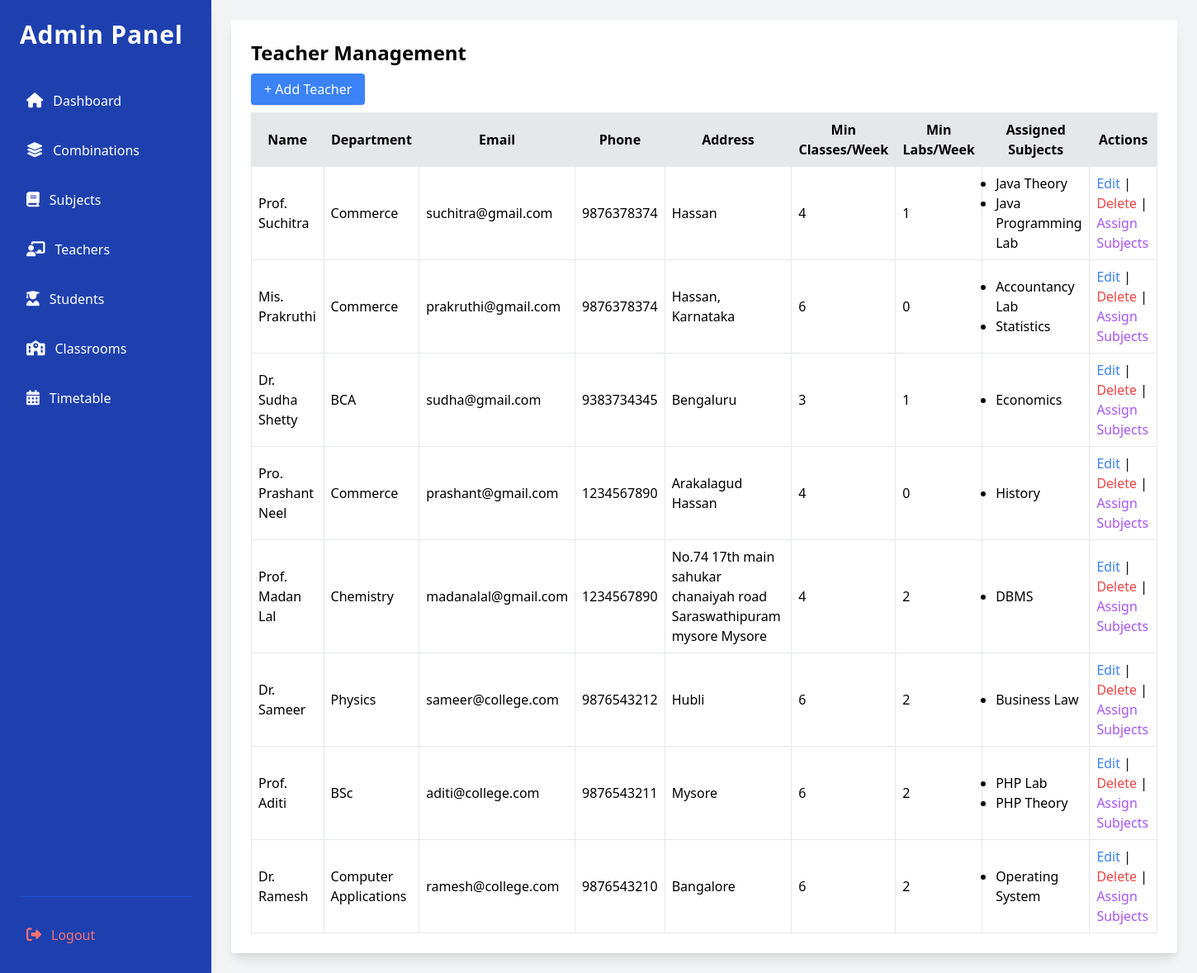
The app's page /src/views/admin/teachers.php (signed in), older data.
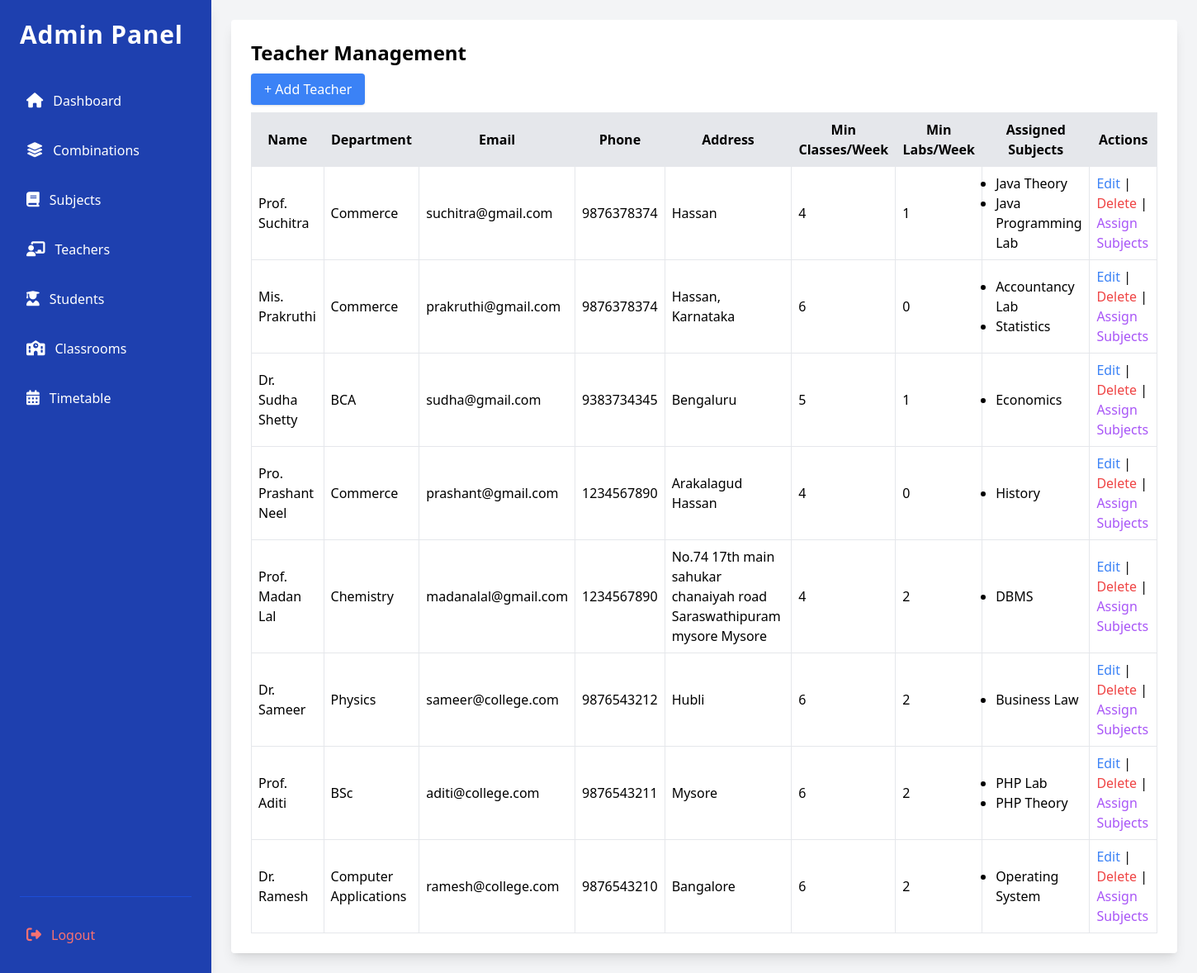
The same page, newer data.
### tables this page shows
CREATE TABLE `teachers` (
  `id` int(11) NOT NULL,
  `name` varchar(100) NOT NULL,
  `department` varchar(100) NOT NULL,
  `email` varchar(100) NOT NULL,
  `password` varchar(255) NOT NULL,
  `phone_no` varchar(15) NOT NULL,
  `address` text DEFAULT NULL,
  `min_class_hours_week` int(11) NOT NULL,
  `min_lab_hours_week` int(11) NOT NULL
);

CREATE TABLE `teacher_subjects` (
  `id` int(11) NOT NULL,
  `teacher_id` int(11) NOT NULL,
  `subject_id` int(11) NOT NULL
);

CREATE TABLE `subjects` (
  `id` int(11) NOT NULL,
  `name` varchar(100) NOT NULL,
  `min_classes_per_week` int(11) NOT NULL,
  `type` enum('theory','lab') NOT NULL,
  `combination_id` int(11) NOT NULL
);

### src/models/Teacher.php (called while the page is built, shortened)
<?php
class Teacher {
    private $conn;
    public function __construct($db) {
        $this->conn = $db;
    }
    public function getTeachers() {
        $query = "SELECT * FROM teachers ORDER BY id DESC";
        return $this->conn->query($query)->fetchAll(PDO::FETCH_ASSOC);
    }
}
?>

### src/models/TeacherSubject.php (called while the page is built, shortened)
<?php
class TeacherSubject {
    private $conn;
    private $table_name = "teacher_subjects";
    public function __construct($db) {
        $this->conn = $db;
    }
    public function getAllSubjectsByTeacherId($teacher_id) {
        $query = "SELECT ts.id, t.name AS teacher_name, s.name AS subject_name
                  FROM " . $this->table_name . " ts
                  INNER JOIN teachers t ON ts.teacher_id = t.id
                  INNER JOIN subjects s ON ts.subject_id = s.id
                  WHERE ts.teacher_id = :teacher_id";
        $stmt = $this->conn->prepare($query);
        $stmt->bindParam(":teacher_id", $teacher_id);
        $stmt->execute();
        return $stmt->fetchAll(PDO::FETCH_ASSOC);
    }
}
?>

### src/views/admin/teachers.php (the view, shortened to what this page needs)
<?php
include_once '../../models/Teacher.php';
include_once '../../models/TeacherSubject.php';
$database = new Database();
$db = $database->getConnection();
$teacher = new Teacher($db);
$teachers = $teacher->getTeachers();
$assignedSubject = new TeacherSubject($db);
?>
<?php include_once(__DIR__ . '/header.php'); ?>
    <div class="max-w-6xl mx-auto bg-white p-6 rounded shadow-lg">
        <h2 class="text-2xl font-semibold mb-4">Teacher Management</h2>
        <div class="mb-4">
            <a href="add_teacher.php" class="bg-blue-500 text-white px-4 py-2 rounded shadow hover:bg-blue-600">+ Add Teacher</a>
        </div>
        <div class="overflow-x-auto">
            <table class="w-full border-collapse border border-gray-200">
                <thead>
                    <tr class="bg-gray-200">
                        <th class="border p-2">Name</th>
                        <th class="border p-2">Department</th>
                        <th class="border p-2">Email</th>
                        <th class="border p-2">Phone</th>
                        <th class="border p-2">Address</th>
                        <th class="border p-2">Min Classes/Week</th>
                        <th class="border p-2">Min Labs/Week</th>
                        <th class="border p-2">Assigned Subjects</th>
                        <th class="border p-2">Actions</th>
                    </tr>
                </thead>
                <tbody>
                    <?php if (!empty($teachers)) { ?>
                        <?php foreach ($teachers as $t) {
                            $assignedSubjects = $assignedSubject->getAllSubjectsByTeacherId($t['id']); ?>
                            <tr class="border">
                                <td class="border p-2"><?= htmlspecialchars($t['name']); ?></td>
                                <td class="border p-2"><?= htmlspecialchars($t['department']); ?></td>
                                <td class="border p-2"><?= htmlspecialchars($t['email']); ?></td>
                                <td class="border p-2"><?= htmlspecialchars($t['phone_no']); ?></td>
                                <td class="border p-2"><?= htmlspecialchars($t['address']); ?></td>
                                <td class="border p-2"><?= htmlspecialchars($t['min_class_hours_week']); ?></td>
                                <td class="border p-2"><?= htmlspecialchars($t['min_lab_hours_week']); ?></td>
                                <td class="border p-2 ">
                                    <?php if (!empty($assignedSubjects)) {  ?>
                                        <ul class="list-disc ml-2">
                                        <?php foreach($assignedSubjects as $subject) {?>
                                           <li class=""><?= $subject['subject_name']; ?></li>
                                        <?php }?>
                                        </ul>
                                    <?php } else { ?>
                                           <span class ="text-gray-300 text-sm "> No Subjects Assigned.</span>
                                        <?php }  ?>
                                </td>
                                <td class="border p-2">
                                    <a href="edit_teacher.php?id=<?= $t['id']; ?>" class="text-blue-500 hover:underline">Edit</a> |
                                    <a href="../../controllers/teacherController.php?delete=<?= $t['id']; ?>" class="text-red-500 hover:underline" onclick="return confirm('Are you sure you want to delete this teacher?');">Delete</a> |
                                    <a href="add_teacher_subject.php?id=<?= $t['id']; ?>"  class="text-purple-500 hover:underline" >Assign Subjects</a>
                                </td>
                            </tr>
                        <?php } ?>
                    <?php } else { ?>
                        <tr>
                            <td colspan="8" class="text-center text-gray-500 p-4">No teachers found.</td>
                        </tr>
                    <?php } ?>
                </tbody>
            </table>
        </div>
    </div>
<?php include_once(__DIR__ . '/footer.php'); ?>

### src/views/admin/header.php (shortened to what this page needs)
<!DOCTYPE html>
<html lang="en">
<head>
  <script src="https://cdn.tailwindcss.com"></script>
  <link href="https://cdnjs.cloudflare.com/ajax/libs/font-awesome/6.5.0/css/all.min.css" rel="stylesheet">
</head>
<body class="bg-gray-100 flex font-sans">
  <aside class="w-64 h-screen bg-blue-800 text-white fixed flex flex-col p-6 shadow-lg">
    <h2 class="text-3xl font-bold mb-10 tracking-wide text-white">Admin Panel</h2>
    <nav class="flex-1">
      <ul class="space-y-4 text-base">
        <li>
          <a href="dashboard.php" class="flex items-center gap-3 hover:bg-blue-700 p-2 rounded transition">
            <i class="fas fa-home text-lg"></i>
            <span>Dashboard</span>
          </a>
        </li>
        <li>
          <a href="combinations.php" class="flex items-center gap-3 hover:bg-blue-700 p-2 rounded transition">
            <i class="fas fa-layer-group text-lg"></i>
            <span>Combinations</span>
          </a>
        </li>
        <li>
          <a href="subject.php" class="flex items-center gap-3 hover:bg-blue-700 p-2 rounded transition">
            <i class="fas fa-book text-lg"></i>
            <span>Subjects</span>
          </a>
        </li>
        <li>
          <a href="teachers.php" class="flex items-center gap-3 hover:bg-blue-700 p-2 rounded transition">
            <i class="fas fa-chalkboard-teacher text-lg"></i>
            <span>Teachers</span>
          </a>
        </li>
        <li>
          <a href="students.php" class="flex items-center gap-3 hover:bg-blue-700 p-2 rounded transition">
            <i class="fas fa-user-graduate text-lg"></i>
            <span>Students</span>
          </a>
        </li>
        <li>
          <a href="classrooms.php" class="flex items-center gap-3 hover:bg-blue-700 p-2 rounded transition">
            <i class="fas fa-school text-lg"></i>
            <span>Classrooms</span>
          </a>
        </li>
        <li>
          <a href="timetable.php" class="flex items-center gap-3 hover:bg-blue-700 p-2 rounded transition">
            <i class="fas fa-calendar-alt text-lg"></i>
            <span>Timetable</span>
          </a>
        </li>
      </ul>
    </nav>
    <div class="mt-auto pt-6 border-t border-blue-700">
      <a href="logout.php" class="flex items-center gap-3 text-red-400 hover:text-red-300 p-2 rounded transition">
        <i class="fas fa-sign-out-alt text-lg"></i>
        <span>Logout</span>
      </a>
    </div>
  </aside>
  <main class="flex-1 ml-64 p-6">

### src/views/admin/footer.php (shortened to what this page needs)
</body>
</html>

Row changes from the older to the newer data that the page shows:
changed teachers "Dr. Sudha Shetty": min_class_hours_week "3" → "5"
